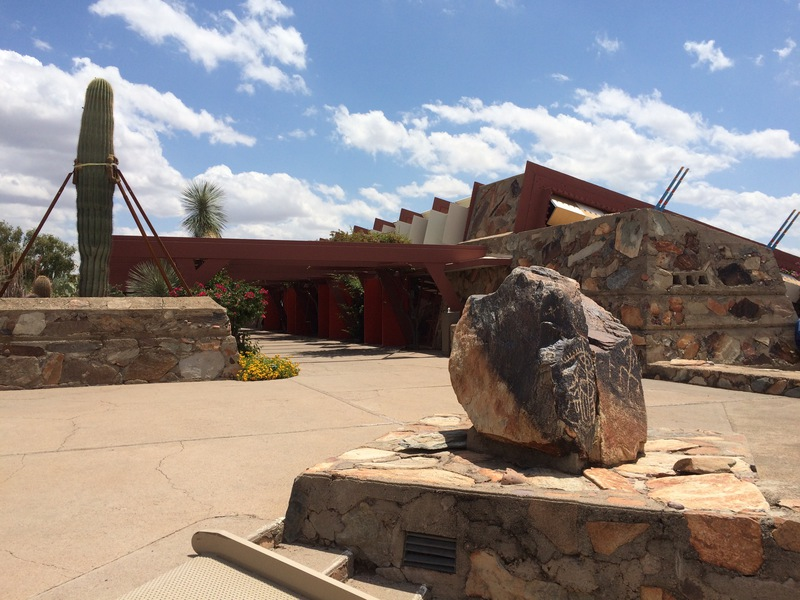
#> input picture BEV/pyimagesearch/stitching_pictures/images/IMG_1786-2.jpg, 800 x 600 px; its folder holds 3 pictures in this run
$ python image_stitching.py --images images --output out.png
#> lines starting #> are read from the running program, lines starting #| are printed output that depends on the picture
from imutils import paths
import numpy as np
import argparse
import imutils
import cv2

ap = argparse.ArgumentParser()
ap.add_argument("-i", "--images", type=str, required=True,
         help="path to input directory of images to stitch")
ap.add_argument("-o", "--output", type=str, required=True,
         help="path to the output image")
ap.add_argument("-c", "--crop", type=int,default=0,
         help="whether to crop out largest rectangular region")
args = vars(ap.parse_args())

print("[INFO] loading images...")
imagePaths = sorted(list(paths.list_images(args["images"])))
images = []

for imagePath in imagePaths:
    image = cv2.imread(imagePath)
#> image is the input picture: shape (600, 800, 3); mean B, G, R 133.6, 135.3, 142.9
    images.append(image)

print("[INFO] stitching images...")
stitcher = cv2.createStitcher() if imutils.is_cv3() else cv2.Stitcher_create()
(status, stitched) = stitcher.stitch(images)
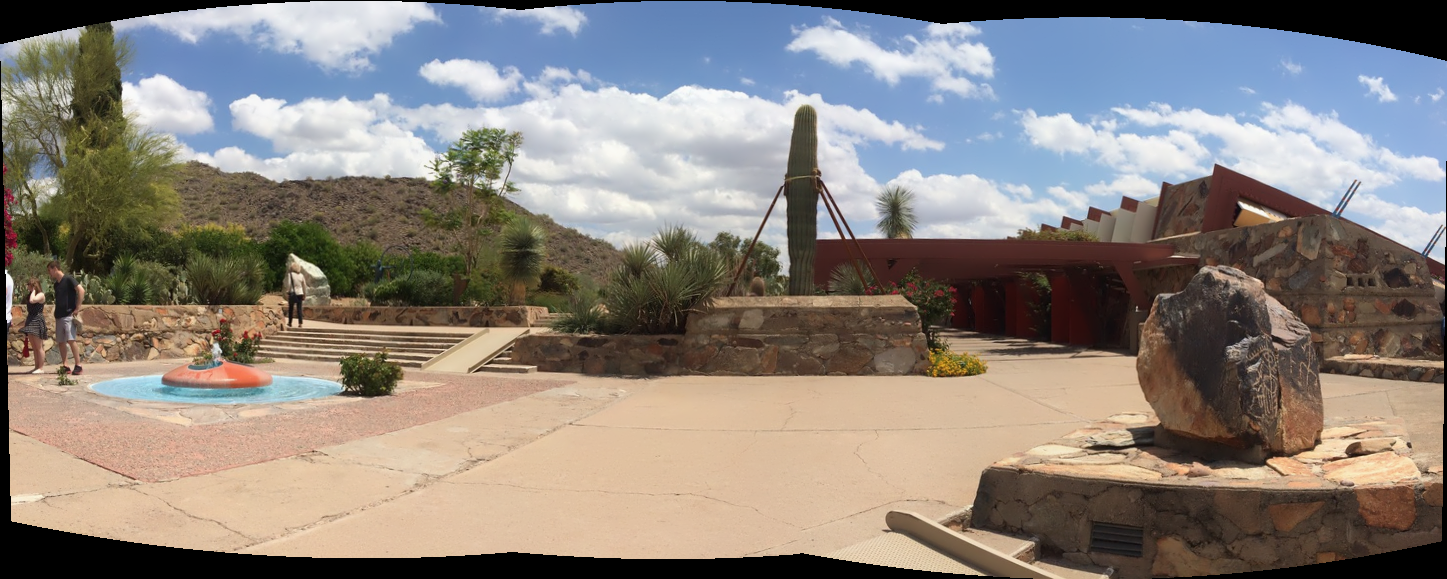
#> stitched: shape (579, 1447, 3); mean of channels 0, 1, 2 125, 131.5, 139.2; drawn as B, G, R
#> status = 0

if status == 0:

   if args["crop"] > 0:
      print("[INFO] cropping...")
      stitched = cv2.copyMakeBorder(stitched, 10, 10, 10, 10,
                 cv2.BORDER_CONSTANT, (0, 0, 0))

      gray = cv2.cvtColor(stitched, cv2.COLOR_BGR2GRAY)
      thresh = cv2.threshold(gray, 0, 255, cv2.THRESH_BINARY)[1]
      cnts = cv2.findContours(thresh.copy(), cv2.RETR_EXTERNAL,
           cv2.CHAIN_APPROX_SIMPLE)

      cnts = imutils.grab_contours(cnts)
      c = max(cnts, key=cv2.contourArea)

      mask = np.zeros(thresh.shape, dtype="uint8")
      (x, y, w, h) = cv2.boundingRect(c)
      cv2.rectangle(mask, (x, y), (x + w, y+ h), 255, -1)

      minRect = mask.copy()
      sub = mask.copy()

      while cv2.countNonZero(sub) > 0:
            minRect = cv2.erode(minRect,None)
            sub = cv2.subtract(minRect, thresh)


      cnts = cv2.findContours(minRect.copy(), cv2.RETR_EXTERNAL,
            cv2.CHAIN_APPROX_SIMPLE)
      cnts = imutils.grab_contours(cnts)
      c = max(cnts, key=cv2.contourArea)
      (x, y, w, h) = cv2.boundingRect(c)

      stitched = stitched[y:y +h, x:x + w]

   cv2.imwrite(args["output"], stitched)

   cv2.imshow("Stitched", stitched)
   cv2.waitKey(0)

else:
   print("[INFO] image stitching failed ({})".format(status))
